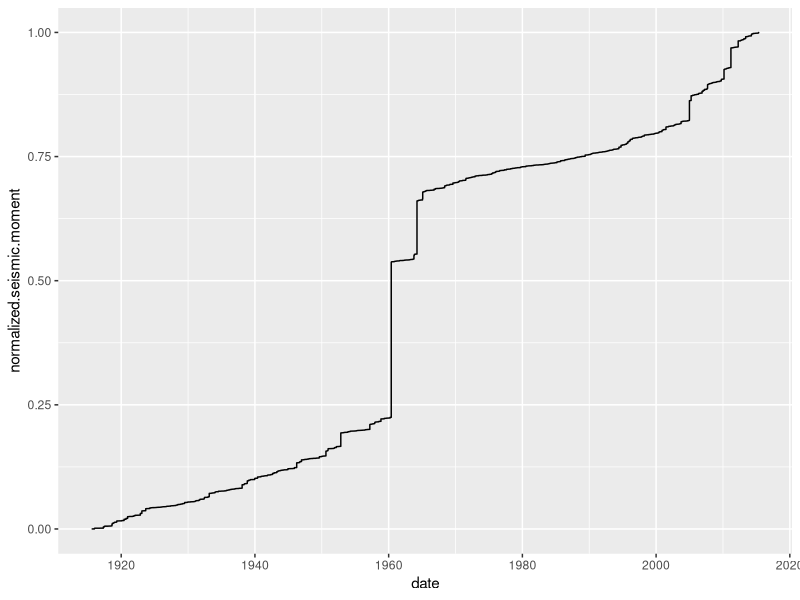

Generate this figure with R:
library(dplyr)
library(ggplot2)
quakes <- read.csv("quakes.csv") 
quakes <-
  select(quakes,time, mag, magType, place) %>%
  mutate(date = as.Date(time)) %>%
  arrange(date) %>%
  mutate(rel.moment = 10^(1.5*(mag-6)),
         cs = cumsum(rel.moment),
         normalized.seismic.moment = cs/max(cs))
 
  #plot
#with(quakes, plot(date, normalized.seismic.moment, type = "s"))
  #diff magnitudes

p1 <- ggplot(quakes, aes(x=date,y=normalized.seismic.moment)) + 
       geom_step()

